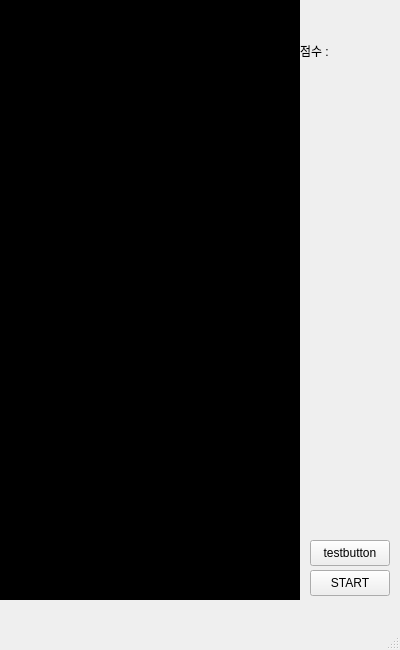
<?xml version="1.0" encoding="UTF-8"?>
<ui version="4.0">
 <class>MainWindow</class>
 <widget class="QMainWindow" name="MainWindow">
  <property name="geometry">
   <rect>
    <x>0</x>
    <y>0</y>
    <width>400</width>
    <height>650</height>
   </rect>
  </property>
  <property name="windowTitle">
   <string>MainWindow</string>
  </property>
  <widget class="QWidget" name="centralwidget">
   <widget class="QFrame" name="frame">
    <property name="geometry">
     <rect>
      <x>0</x>
      <y>0</y>
      <width>300</width>
      <height>600</height>
     </rect>
    </property>
    <property name="styleSheet">
     <string notr="true">background-color: rgb(0, 0, 0);</string>
    </property>
    <property name="frameShape">
     <enum>QFrame::StyledPanel</enum>
    </property>
    <property name="frameShadow">
     <enum>QFrame::Raised</enum>
    </property>
   </widget>
   <widget class="QPushButton" name="pushButton">
    <property name="geometry">
     <rect>
      <x>310</x>
      <y>570</y>
      <width>80</width>
      <height>26</height>
     </rect>
    </property>
    <property name="text">
     <string>START</string>
    </property>
   </widget>
   <widget class="QPushButton" name="pushButton_2">
    <property name="geometry">
     <rect>
      <x>310</x>
      <y>540</y>
      <width>80</width>
      <height>26</height>
     </rect>
    </property>
    <property name="text">
     <string>testbutton</string>
    </property>
   </widget>
   <widget class="QLabel" name="label">
    <property name="geometry">
     <rect>
      <x>300</x>
      <y>40</y>
      <width>54</width>
      <height>21</height>
     </rect>
    </property>
    <property name="text">
     <string>점수 : </string>
    </property>
   </widget>
  </widget>
  <widget class="QMenuBar" name="menubar">
   <property name="geometry">
    <rect>
     <x>0</x>
     <y>0</y>
     <width>400</width>
     <height>27</height>
    </rect>
   </property>
  </widget>
  <widget class="QStatusBar" name="statusbar"/>
 </widget>
 <resources/>
 <connections/>
</ui>
